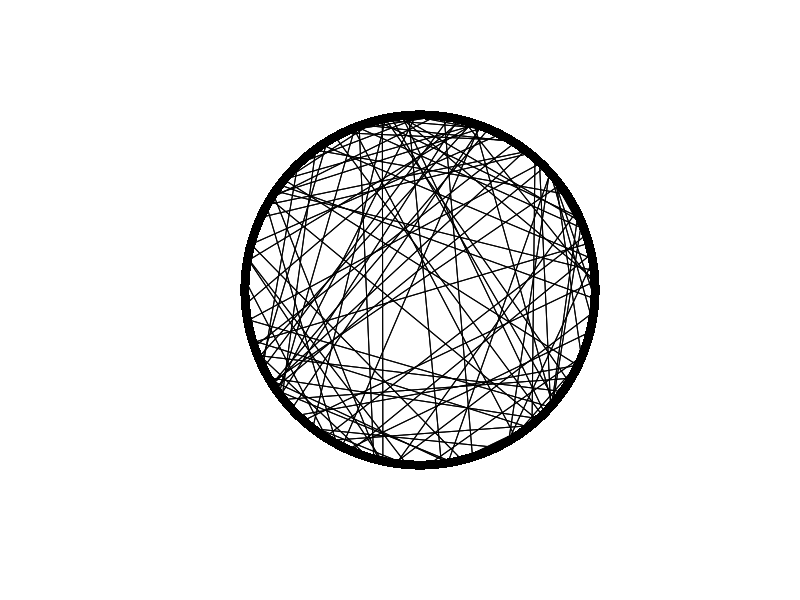

This figure's R source: (Note: a time limit stopped this script after it produced the figure.)
## ---- chunk 1

SmallWorld <- function(N, k, p, draw_plot = TRUE) {
  
  # 1. create empty adjacency matrix
  network <- matrix(0, nrow = N, ncol = N, )

  # 2. create ring lattice network
  for (Row in 1:N) {
    
    # k/2 neighbours to the right
    Col <- (Row+1):(Row+k/2)
    Col[which(Col > N)] <- Col[which(Col > N)] - N
    network[Row, Col] <- 1
    
    # k/2 neighbours to the left
    Col <- (Row-k/2):(Row-1)
    Col[which(Col < 1)] <- Col[which(Col < 1)] + N
    network[Row, Col] <- 1
    
  }
  
  # 3. rewiring via p
  
  for (j in 1:(k/2)) {
    
    for (i in 1:N) {
      
      if (runif(1) < p) {
        
        # pick jth clockwise neighbour
        neighbour <- i + j
        if (neighbour > N) neighbour <- neighbour - N
        
        # pick random new neighbour, excluding self and duplicate edges
        new_neighbour <- which(network[i,] == 0)
        new_neighbour <- new_neighbour[new_neighbour != i]
        new_neighbour <- sample(new_neighbour, 1)
        
        # remove edge to old neighbour
        network[i,neighbour] <- 0
        network[neighbour,i] <- 0
        
        # make edge to new neighbour
        network[i, new_neighbour] <- 1
        network[new_neighbour, i] <- 1
        
      }
      
    }
    
  }
  
  # 4. draw network if draw_network == TRUE
  
  if (draw_plot == TRUE) {
    
    DrawNetwork(network)
    
  }
  
  # output network from function
  network
  
}

DrawNetwork <- function(network) {
  
  # get N from network matrix
  N <- ncol(network)
  
  # N agents around the origin in a big circle
  plot(NULL, 
       xlim = c(-5.5,5.5), 
       ylim = c(-5.5,5.5), 
       xlab = "", 
       ylab = "", 
       axes = FALSE, 
       asp = 1)
    
  for (i in 1:N) {
      
    points(5*sin((i-1)*2*pi/N), 5*cos((i-1)*2*pi/N), 
           pch = 16, 
           cex = 1.2)
      
  }

  # lines representing edges
  for (i in 1:N) {
      
    for (j in which(network[i,] == 1)) {
        
      lines(x = c(5*sin((i-1)*2*pi/N), 5*sin((j-1)*2*pi/N)),
            y = c(5*cos((i-1)*2*pi/N), 5*cos((j-1)*2*pi/N)))
        
    }
      
  }
  
}

## ---- chunk 2

N <- 2000
k <- 10
p <- 0.01

network <- SmallWorld(N, k, p)

network[1:10, 1:10]

## ---- chunk 3

c <- 0.5

opinion <- sample(c(1,0), N, prob = c(c,1-c), replace = T)

head(opinion)
mean(opinion)

## ---- chunk 4

get_d <- function(network, opinion, nodes = 1:length(opinion)) {
    
  d <- rep(NA, length(nodes))
    
  for (i in nodes) {
      
    # get i's neighbours from network matrix
    neighbours <- which(network[i,] == 1)
      
    # proportion with differing opinions
    d[which(nodes == i)] <- sum(opinion[neighbours] != opinion[i]) / length(neighbours)
      
  }
    
  # return d
  d
    
}

get_d(network, opinion, 1)

get_d(network, opinion, 10:15)
  
## ---- chunk 5

d <- get_d(network, opinion)

## ---- chunk 6

omega <- 1

# random order of focal nodes
focal <- sample(N)

for (i in focal) {
  
  # with prob d*omega
  if (runif(1) < d[i] * omega) {
    
    # i changes its opinion
    opinion[i] <- ifelse(opinion[i], 0, 1)
    
    # recalculate d for i and its neighbours
    nodes <- c(i, which(network[i,] == 1))
    d[nodes] <- get_d(network, opinion, nodes)
    
    # get other nodes with the new opinion, excluding self
    same_opinion <- which(opinion == opinion[i])
    same_opinion <- same_opinion[same_opinion != i]
    
    # pick a random node j and switch with prob d*omega
    # repeat until successful
    repeat {
      
      j <- sample(same_opinion, 1)
      
      if (runif(1) < d[j] * omega) {
        
        # j changes its opinion
        opinion[j] <- ifelse(opinion[j], 0, 1)
        
        # recalculate d for j and its neighbours
        nodes <- c(j, which(network[j,] == 1))
        d[nodes] <- get_d(network, opinion, nodes)
        
        break
        
      }
    }
  }
}

## ---- chunk 7

mean(opinion)

## ---- chunk 8

agent <- rep("S", N)

agent[opinion == 1] <- "R"
    
## ---- chunk 9

if (any(agent == "S")) {
      
      agent[sample(which(agent == "S"), 1)] <- "I"
      
}

## ---- chunk 10

t_max <- 300
beta <- 0.05
gamma <- 0.1
outbreak <- 0

# start t-loop
for (t in 1:t_max) {
  
  # if no susceptibles or infecteds left, break the loop
  if (!any(agent == "S") | !any(agent == "I")) break
  
  # get I_n, number of S's infected neighbours
  susceptibles <- which(agent == "S")
  I_n <- rep(NA, length(susceptibles))
  
  for (i in 1:length(susceptibles)) {
    
    neighbours <- which(network[susceptibles[i],] == 1)
    I_n[i] <- sum(agent[neighbours] == "I")
    
  }
  
  # probability of infection
  prob_infection <- 1 - exp(-beta * I_n)
  
  # probs to compare
  prob <- runif(length(susceptibles))
  
  # S agents are infected with prob_infection 
  agent[agent == "S"][prob < prob_infection] <- "I"
  
  # record number of these follow-up infections
  outbreak <- outbreak + sum(prob < prob_infection)
  
  # recovery with prob gamma
  prob <- runif(sum(agent == "I"))
  agent[agent == "I"][prob < gamma] <- "R"
  
}

## ---- chunk 11

outbreak

## ---- chunk 12

OpinionFormation <- function(N = 2000, 
                             k = 10, 
                             p = 0.01, 
                             c, 
                             omega, 
                             t_max = 300,
                             r_max,
                             beta = 0.05, 
                             gamma = 0.1) {
  
  # define functions
  
  SmallWorld <- function(N, k, p, draw_plot = TRUE) {
    
    # 1. create empty adjacency matrix
    network <- matrix(0, nrow = N, ncol = N, )
    
    # 2. create ring lattice network
    for (Row in 1:N) {
      
      # k/2 neighbours to the right
      Col <- (Row+1):(Row+k/2)
      Col[which(Col > N)] <- Col[which(Col > N)] - N
      network[Row, Col] <- 1
      
      # k/2 neighbours to the left
      Col <- (Row-k/2):(Row-1)
      Col[which(Col < 1)] <- Col[which(Col < 1)] + N
      network[Row, Col] <- 1
      
    }
    
    # 3. rewiring via p
    
    for (j in 1:(k/2)) {
      
      for (i in 1:N) {
        
        if (runif(1) < p) {
          
          # pick jth clockwise neighbour
          neighbour <- i + j
          if (neighbour > N) neighbour <- neighbour - N
          
          # pick random new neighbour, excluding self and duplicate edges
          new_neighbour <- which(network[i,] == 0)
          new_neighbour <- new_neighbour[new_neighbour != i]
          new_neighbour <- sample(new_neighbour, 1)
          
          # remove edge to old neighbour
          network[i,neighbour] <- 0
          network[neighbour,i] <- 0
          
          # make edge to new neighbour
          network[i, new_neighbour] <- 1
          network[new_neighbour, i] <- 1
          
        }
        
      }
      
    }
    
    # 4. draw network if draw_network == TRUE
    
    if (draw_plot == TRUE) {
      
      DrawNetwork(network)
      
    }
    
    # output network from function
    network
    
  }
  
  get_d <- function(network, opinion, nodes = 1:length(opinion)) {
    
    d <- rep(NA, length(nodes))
    
    for (i in nodes) {
      
      # get i's neighbours from network matrix
      neighbours <- which(network[i,] == 1)
      
      # proportion with differing opinions
      d[which(nodes == i)] <- sum(opinion[neighbours] != opinion[i]) / length(neighbours)
      
    }
    
    # return d
    d
    
  }
  
  # initialise output: number of follow-up infections
  outbreak <- rep(0, r_max)
  
  # begin r loop:
  for (r in 1:r_max) {
    
    # 1. network generation
    network <- SmallWorld(N, k, p, draw_plot = FALSE)
    
    # 2. assignment of vaccination opinion
    opinion <- sample(c(1,0), N, prob = c(c,1-c), replace = T)
    
    # 3. opinion formation
    
    # skip if omega==0, as no opinion change is possible
    if (omega > 0) {
    
      # get d, proportion of differing neighbouring opinions
      d <- get_d(network, opinion)
      
      # random order of focal nodes
      focal <- sample(N)
      
      for (i in focal) {
        
        # with prob d*omega
        if (runif(1) < d[i] * omega) {
          
          # i changes its opinion
          opinion[i] <- ifelse(opinion[i], 0, 1)
          
          # recalculate d for i and its neighbours
          nodes <- c(i, which(network[i,] == 1))
          d[nodes] <- get_d(network, opinion, nodes)
          
          # get other nodes with the new opinion, excluding self
          same_opinion <- which(opinion == opinion[i])
          same_opinion <- same_opinion[same_opinion != i]
          
          # pick a random node j and switch with prob d*omega
          # repeat until successful
          repeat {
            
            j <- sample(same_opinion, 1)
            
            if (runif(1) < d[j] * omega) {
              
              # j changes its opinion
              opinion[j] <- ifelse(opinion[j], 0, 1)
              
              # recalculate d for j and its neighbours
              nodes <- c(j, which(network[j,] == 1))
              d[nodes] <- get_d(network, opinion, nodes)
              
              break
              
            }
          }
        }
      }
    }
    
    
    # 4. vaccination according to opinion
    agent <- rep("S", N)
    agent[opinion == 1] <- "R"
    
    # 5. infection of a random susceptible individual (if any are present)
    if (any(agent == "S")) {
      
      agent[sample(which(agent == "S"), 1)] <- "I"
      
    }
    
    # 6. spread of infection
    
    # start t-loop
    for (t in 1:t_max) {
      
      # if no susceptibles or infecteds left, break the loop
      if (!any(agent == "S") | !any(agent == "I")) break
      
      # get I_n, number of S's infected neighbours
      susceptibles <- which(agent == "S")
      I_n <- rep(NA, length(susceptibles))
      
      for (i in 1:length(susceptibles)) {
        
        neighbours <- which(network[susceptibles[i],] == 1)
        I_n[i] <- sum(agent[neighbours] == "I")
        
      }
      
      # probability of infection
      prob_infection <- 1 - exp(-beta * I_n)
      
      # probs to compare
      prob <- runif(length(susceptibles))
      
      # S agents are infected with prob_infection 
      agent[agent == "S"][prob < prob_infection] <- "I"
      
      # record number of these follow-up infections
      outbreak[r] <- outbreak[r] + sum(prob < prob_infection)
      
      # recovery with prob gamma
      prob <- runif(sum(agent == "I"))
      agent[agent == "I"][prob < gamma] <- "R"
      
    }
    
  }
  
  # export outbreak
  outbreak
  
}


## ---- chunk 13

data_model15 <- OpinionFormation(c = 0.5, omega = 1, r_max = 100)

# histogram of infections
hist(data_model15,
     main = "",
     xlab = "number of infections")

# mean number of infections
mean(data_model15)

# proportion of outbreaks (infections > 10)
sum(data_model15 >= 10) / length(data_model15)

## ---- chunk 14

c_values <- seq(0.5,0.95,0.05)
omega_values <- c(0,1)
infections <- NULL
r_max <- 100

for (omega in omega_values) {
  
  for (c in c_values) {
    
    infections <- append(infections, 
                         OpinionFormation(c = c, 
                                          omega = omega, 
                                          r_max = r_max))
    
  }
  
}

# create dataframe for barplot
bar_data <- data.frame(omega = rep(omega_values, each = r_max*length(c_values)),
                       c = rep(c_values, each = r_max),
                       infections)

# reformat based on outbreaks (>=10 infections)
bar_data <- by(bar_data$infections >= 10, 
               list(bar_data$omega, bar_data$c*100), 
               FUN = sum) / r_max

# plot barplot
barplot(bar_data, 
        ylab = "outbreak probability",
        xlab = "vaccination coverage (%)",
        beside = TRUE,
        legend.text = c("unclustered", "clustered"))
